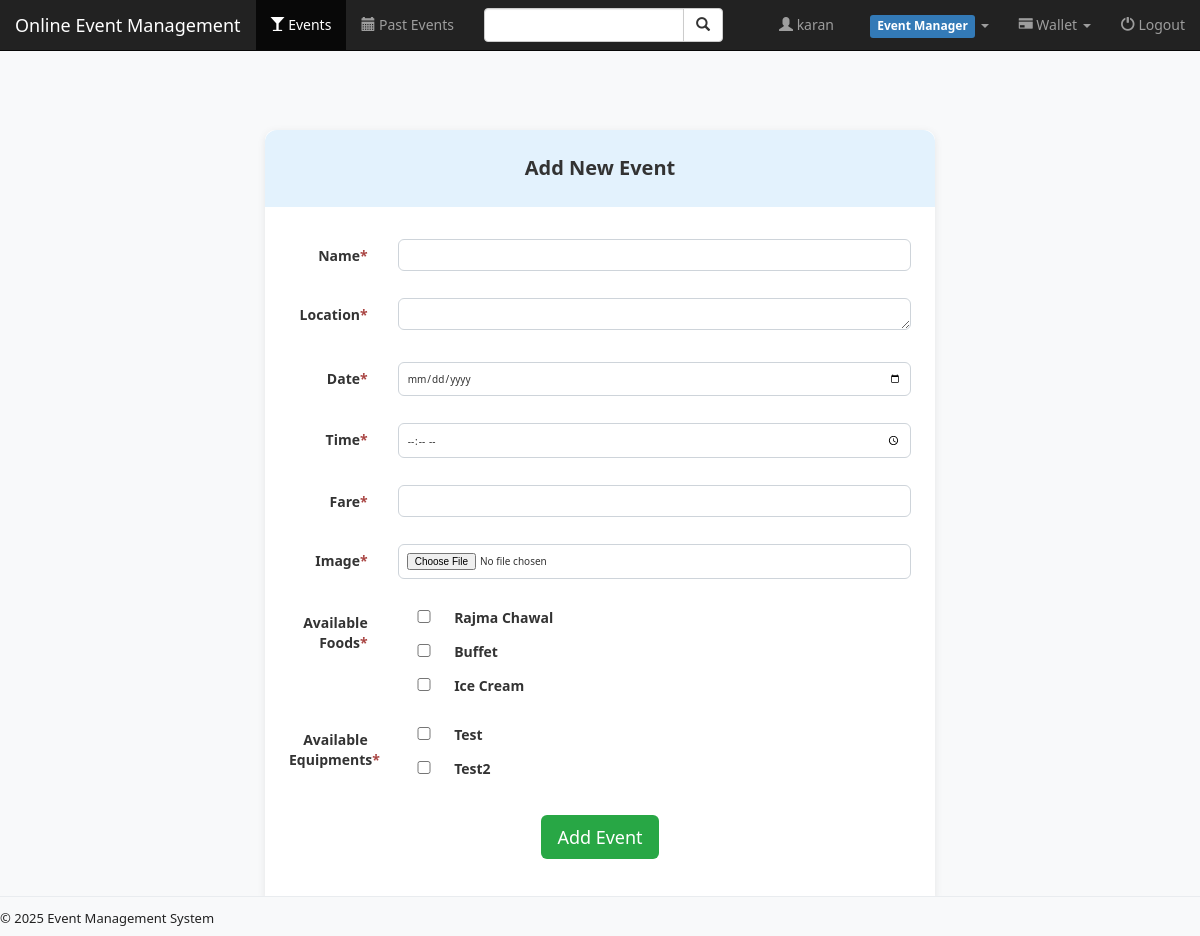
/event/add_event/ (signed in), run on an earlier commit of the app's database.
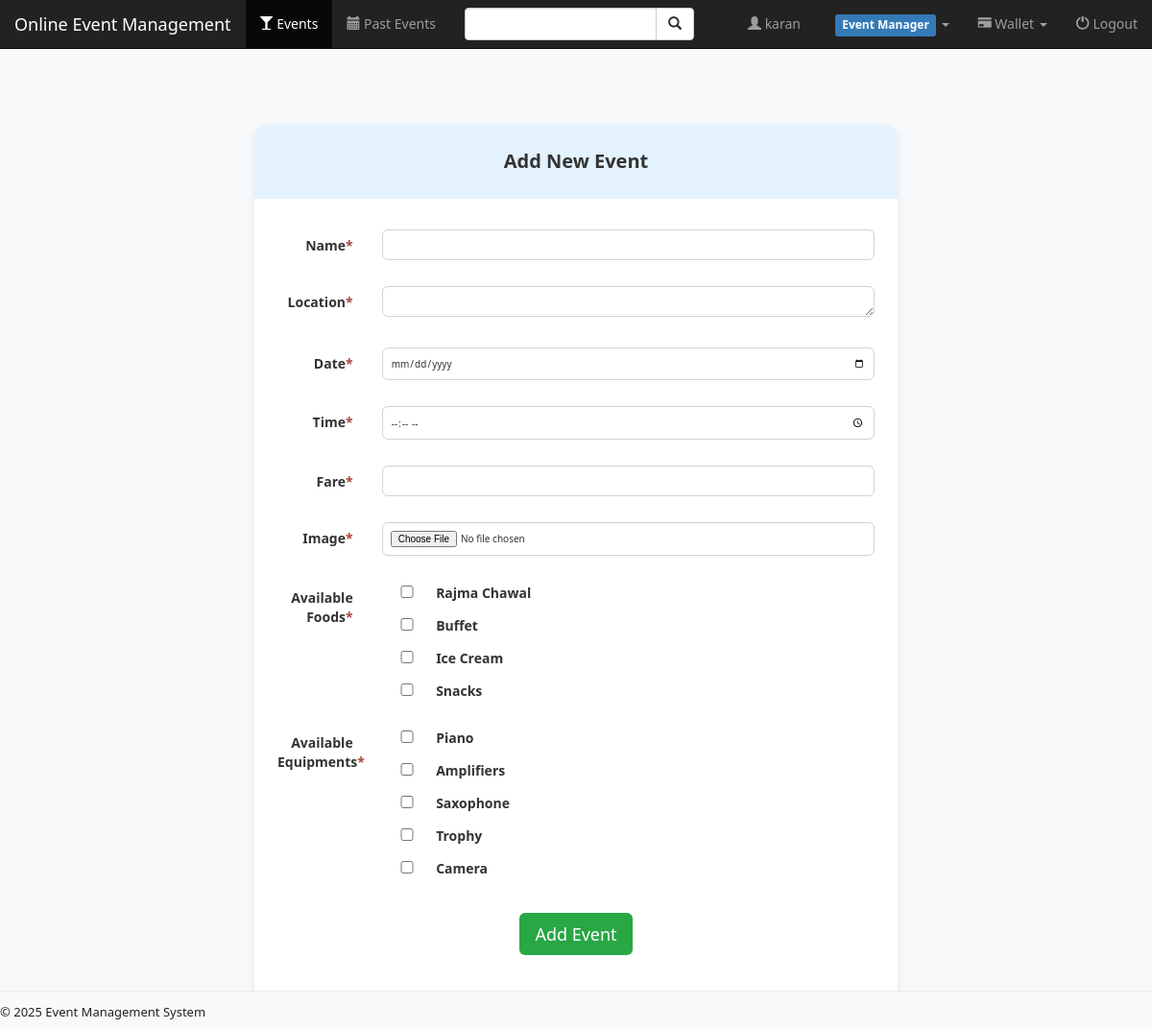
And on a later commit of the database.
### event/models.py (models this page shows)
class Equipment(models.Model):
    name = models.CharField(max_length=100, unique=True)
    description = models.TextField(blank=True, null=True)
    price = models.DecimalField(max_digits=8, decimal_places=2, null=True, blank=True)
    image = models.ImageField(default='settings.MEDIA_ROOT/default_event.jpg')
    def __str__(self):
        return self.name

class FoodItem(models.Model):
    name = models.CharField(max_length=100, unique=True)
    description = models.TextField(blank=True, null=True)
    price = models.DecimalField(max_digits=8, decimal_places=2, null=True, blank=True)
    image = models.ImageField(default='settings.MEDIA_ROOT/default_event.jpg')
    def __str__(self):
        return self.name

### event/views.py (the view)
# urls.py: path('add_event/', views.add_event, name='add_event'),
def add_event(request):
    if not request.user.is_superuser:
        return render(request, '403.html', status=403)
    if request.method == 'POST':
        form = EventForm(request.POST, request.FILES)
        if form.is_valid():
            event = form.save(commit=False)
            event.manager = request.user
            image = form.cleaned_data.get('image')
            if image:
                file_type = event.image.url.split('.')[-1].lower()
                if file_type not in IMAGE_FILE_TYPES:
                    return render(request, 'event/event_form.html', {
                        'form': form,
                        'error_message': 'Image file must be PNG, JPG, WebP or JPEG',
                    })
                event.save()
                form.save_m2m()  # Save ManyToMany relationships (foods)
                return redirect(reverse('event:detail', kwargs={'pk': event.pk}))
        return render(request, 'event/event_form.html', {'form': form})
    else:
        form = EventForm()
        return render(request, 'event/event_form.html', {'form': form})

### event/forms.py
class EventForm(forms.ModelForm):
    name = forms.CharField(required=True, widget=forms.TextInput(attrs={'maxlength': '50'}))
    location = forms.CharField(widget=forms.Textarea(attrs={'rows': 1, 'maxlength': '500'}), required=True)
    date = forms.DateField(widget=forms.DateInput(attrs={'type': 'date'}), required=True)
    time = forms.TimeField(widget=forms.TimeInput(attrs={'type': 'time'}))
    fare = forms.CharField(widget=forms.NumberInput(attrs={'inputmode': 'numeric' }), required=True )
    image = forms.ImageField(required=True)
    foods = forms.ModelMultipleChoiceField(
        queryset=FoodItem.objects.all(),
        widget=forms.CheckboxSelectMultiple,
        required=True,
        label='Available Foods'
    )
    equipments = forms.ModelMultipleChoiceField(
        queryset=Equipment.objects.all(),
        widget=forms.CheckboxSelectMultiple,
        required=True,
        label='Available Equipments'
    )
    class Meta:
        model = Event
        fields = ['name', 'location', 'date', 'time', 'fare', 'image','foods','equipments']

### event/templates/event/event_form.html (shortened to what this page needs)
{% extends "event/base.html" %}
{% block events_active %}active{% endblock %}
{% block body %}
<div class="container event-main-content event-form-container">
    <div class="card event-form-card" style="padding:0;">
        <div class="form-heading">
            {% if event %}Update Event Details{% else %}Add New Event{% endif %}
        </div>
        <div style="padding:32px 24px; border-radius:0 0 12px 12px;">
            <form class="form-horizontal" role="form" method="post" enctype="multipart/form-data">
                {% include "event/form_template.html" %}
                <div class="form-group text-center event-form-btn-group">
                    <button type="submit" class="btn btn-success btn-lg">{% if event %}Update Event{% else %}Add Event{% endif %}</button>
                </div>
            </form>
        </div>
    </div>
</div>
{% endblock %}

### event/templates/event/form_template.html (shortened to what this page needs)
{% for field in form %}
<div class="form-group">
    <label class="control-label col-sm-2" style="text-align:right;">
        {{ field.label }}{% if field.field.required %}<span class="text-danger">*</span>{% endif %}
    </label>
    <div class="col-sm-10">
        {% if field.field.widget.input_type == 'checkbox' %}
            <div class="row" style="margin-left:0;">
                {% for checkbox in field %}
                 <label style="display: block; margin-bottom: 5px;" class="form-checkbox">
                     {{ checkbox.tag }} {{ checkbox.choice_label }}
                 </label>
                {% endfor %}
            </div>
        {% else %}
            {{ field }}
        {% endif %}
    </div>
</div>
{% endfor %}

What changed in the data, as far as the page shows it:
added FoodItem: choice_label "Snacks"
added Equipment: choice_label "Saxophone"
added Equipment: choice_label "Trophy"
added Equipment: choice_label "Camera"
Also different on the page:
list line gone: "Test"
new list line: "Piano"
list line gone: "Test2"
new list line: "Amplifiers"
